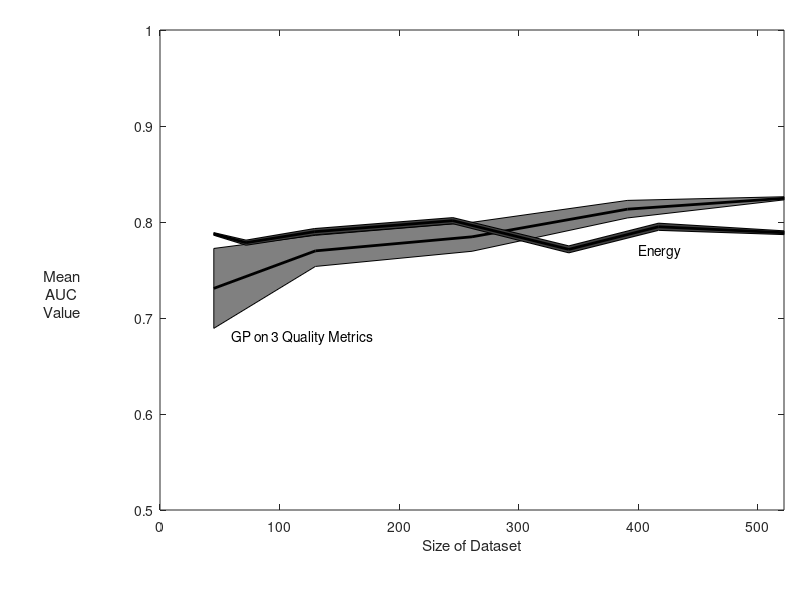

The MATLAB source for this figure:
%Sparsity Graphs

close all

%from excel:

energy = [32 0.78926 0.790811412259846 0.787708587740154;45 0.78758 0.788968351540497 0.786191648459503;72 0.77846 0.781156456934572 0.775763543065428;129 0.78986 0.793179590336171 0.786540409663829;245 0.8014 0.804613098193333 0.798186901806667;342 0.7715 0.775168569203382 0.767831430796618;417 0.79504 0.798804847938496 0.791275152061504;522 0.78884 0.790833108125517 0.786846891874483];

gp = [26 0.76958 0.800154007261071 0.739005992738929;45 0.73084 0.772456050749681 0.689223949250319;130 0.76992 0.786139134378875 0.753700865621125;261 0.78458 0.799664413147352 0.769495586852648;391 0.81336 0.822511201014075 0.804208798985925;522 0.82468 0.826329581765176 0.823030418234824];


figure(2)
hold on
set(figure(2), 'units', 'inches', 'pos', [5 0 3.25 3]) 
set(gca,'FontSize',10)
h1 = fill([gp(2:end,1)' rot90(gp(2:end,1),2)'],[gp(2:end,3)' rot90(gp(2:end,4),2)'],[.5 .5 .5]);
h2 = plot(gp(2:end,1),gp(2:end,2),'k','linewidth',2);
h3 = fill([energy(2:end,1)' rot90(energy(2:end,1),2)'],[energy(2:end,3)' rot90(energy(2:end,4),2)'],[.25 .25 .25]);
h4 = plot(energy(2:end,1),energy(2:end,2),'k','linewidth',2);
% h5 = fill([10 53 53 10],[.6 .6 .8 .8],[1 1 1]);
% set(h5,'EdgeColor','None')


set(gca,'box','on','position',[.2,.15,.78,.8])
xlabel('Size of Dataset')
text(60,.68,'GP on 3 Quality Metrics','FontSize',10)
text(400,.77,'Energy','FontSize',10)
ylabel({'Mean'; 'AUC'; 'Value'})
set(gca,'FontSize',10)
set(get(gca,'YLabel'),'Rotation',0)
set(get(gca,'YLabel'),'Position',[-82 .7 1.001])
axis([0 522 .5 1])  %Could use 26 here... but half the classifications were NAN and gave artifically high predictors
set(gca,'XTick',[0:100:500])
hold off